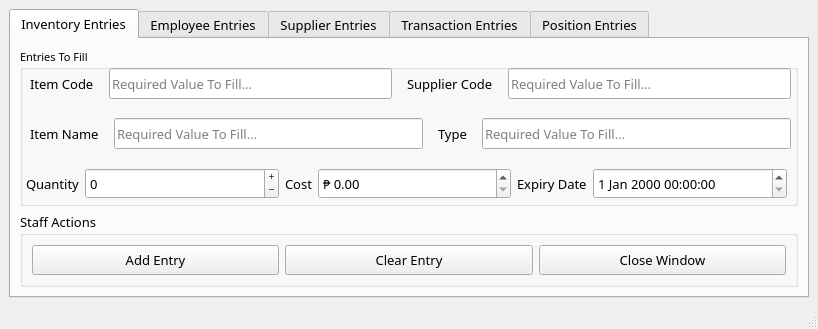
<?xml version="1.0" encoding="UTF-8"?>
<ui version="4.0">
 <class>Route88_Management_Modifier</class>
 <widget class="QMainWindow" name="Route88_Management_Modifier">
  <property name="windowModality">
   <enum>Qt::ApplicationModal</enum>
  </property>
  <property name="geometry">
   <rect>
    <x>0</x>
    <y>0</y>
    <width>818</width>
    <height>329</height>
   </rect>
  </property>
  <property name="minimumSize">
   <size>
    <width>818</width>
    <height>329</height>
   </size>
  </property>
  <property name="maximumSize">
   <size>
    <width>818</width>
    <height>16777215</height>
   </size>
  </property>
  <property name="focusPolicy">
   <enum>Qt::NoFocus</enum>
  </property>
  <property name="windowTitle">
   <string>Route88 System | Management Modifiers |</string>
  </property>
  <property name="windowIcon">
   <iconset>
    <normaloff>IcoDisplay/r_88.ico</normaloff>IcoDisplay/r_88.ico</iconset>
  </property>
  <widget class="QWidget" name="centralwidget">
   <layout class="QHBoxLayout" name="horizontalLayout_2">
    <item>
     <widget class="QTabWidget" name="Tab_SelectionSelectives">
      <property name="enabled">
       <bool>true</bool>
      </property>
      <property name="sizePolicy">
       <sizepolicy hsizetype="Expanding" vsizetype="Ignored">
        <horstretch>0</horstretch>
        <verstretch>0</verstretch>
       </sizepolicy>
      </property>
      <property name="minimumSize">
       <size>
        <width>800</width>
        <height>0</height>
       </size>
      </property>
      <property name="font">
       <font>
        <family>Roboto Mono</family>
        <pointsize>10</pointsize>
       </font>
      </property>
      <property name="currentIndex">
       <number>0</number>
      </property>
      <widget class="QWidget" name="InventoryEntryWindow">
       <attribute name="title">
        <string>Inventory Entries</string>
       </attribute>
       <layout class="QVBoxLayout" name="verticalLayout">
        <item>
         <widget class="QGroupBox" name="groupBox">
          <property name="sizePolicy">
           <sizepolicy hsizetype="Preferred" vsizetype="Minimum">
            <horstretch>0</horstretch>
            <verstretch>0</verstretch>
           </sizepolicy>
          </property>
          <property name="font">
           <font>
            <family>Roboto Mono</family>
            <pointsize>8</pointsize>
           </font>
          </property>
          <property name="title">
           <string>Entries To Fill</string>
          </property>
          <property name="checkable">
           <bool>false</bool>
          </property>
          <widget class="QWidget" name="horizontalLayoutWidget">
           <property name="geometry">
            <rect>
             <x>10</x>
             <y>20</y>
             <width>761</width>
             <height>31</height>
            </rect>
           </property>
           <layout class="QHBoxLayout" name="horizontalLayout_3">
            <property name="spacing">
             <number>15</number>
            </property>
            <item>
             <widget class="QLabel" name="label">
              <property name="sizePolicy">
               <sizepolicy hsizetype="Fixed" vsizetype="Preferred">
                <horstretch>0</horstretch>
                <verstretch>0</verstretch>
               </sizepolicy>
              </property>
              <property name="font">
               <font>
                <family>Roboto Mono</family>
                <pointsize>10</pointsize>
               </font>
              </property>
              <property name="text">
               <string>Item Code</string>
              </property>
             </widget>
            </item>
            <item>
             <widget class="QLineEdit" name="AddEntry_ItemCode">
              <property name="sizePolicy">
               <sizepolicy hsizetype="Preferred" vsizetype="Ignored">
                <horstretch>0</horstretch>
                <verstretch>0</verstretch>
               </sizepolicy>
              </property>
              <property name="font">
               <font>
                <family>Roboto Mono</family>
                <pointsize>10</pointsize>
               </font>
              </property>
              <property name="placeholderText">
               <string>Required Value To Fill...</string>
              </property>
              <property name="clearButtonEnabled">
               <bool>true</bool>
              </property>
             </widget>
            </item>
            <item>
             <widget class="QLabel" name="label_2">
              <property name="sizePolicy">
               <sizepolicy hsizetype="Fixed" vsizetype="Preferred">
                <horstretch>0</horstretch>
                <verstretch>0</verstretch>
               </sizepolicy>
              </property>
              <property name="font">
               <font>
                <family>Roboto Mono</family>
                <pointsize>10</pointsize>
               </font>
              </property>
              <property name="text">
               <string>Supplier Code</string>
              </property>
             </widget>
            </item>
            <item>
             <widget class="QLineEdit" name="AddEntry_SupplierCode">
              <property name="sizePolicy">
               <sizepolicy hsizetype="Preferred" vsizetype="Ignored">
                <horstretch>0</horstretch>
                <verstretch>0</verstretch>
               </sizepolicy>
              </property>
              <property name="font">
               <font>
                <family>Roboto Mono</family>
                <pointsize>10</pointsize>
               </font>
              </property>
              <property name="placeholderText">
               <string>Required Value To Fill...</string>
              </property>
              <property name="clearButtonEnabled">
               <bool>true</bool>
              </property>
             </widget>
            </item>
           </layout>
          </widget>
          <widget class="QWidget" name="horizontalLayoutWidget_2">
           <property name="geometry">
            <rect>
             <x>10</x>
             <y>70</y>
             <width>761</width>
             <height>31</height>
            </rect>
           </property>
           <layout class="QHBoxLayout" name="horizontalLayout_4">
            <property name="spacing">
             <number>15</number>
            </property>
            <item>
             <widget class="QLabel" name="label_3">
              <property name="sizePolicy">
               <sizepolicy hsizetype="Fixed" vsizetype="Preferred">
                <horstretch>0</horstretch>
                <verstretch>0</verstretch>
               </sizepolicy>
              </property>
              <property name="font">
               <font>
                <family>Roboto Mono</family>
                <pointsize>10</pointsize>
               </font>
              </property>
              <property name="text">
               <string>Item Name</string>
              </property>
             </widget>
            </item>
            <item>
             <widget class="QLineEdit" name="AddEntry_ItemName">
              <property name="sizePolicy">
               <sizepolicy hsizetype="Preferred" vsizetype="Ignored">
                <horstretch>0</horstretch>
                <verstretch>0</verstretch>
               </sizepolicy>
              </property>
              <property name="font">
               <font>
                <family>Roboto Mono</family>
                <pointsize>10</pointsize>
               </font>
              </property>
              <property name="placeholderText">
               <string>Required Value To Fill...</string>
              </property>
              <property name="clearButtonEnabled">
               <bool>true</bool>
              </property>
             </widget>
            </item>
            <item>
             <widget class="QLabel" name="label_6">
              <property name="sizePolicy">
               <sizepolicy hsizetype="Fixed" vsizetype="Preferred">
                <horstretch>0</horstretch>
                <verstretch>0</verstretch>
               </sizepolicy>
              </property>
              <property name="font">
               <font>
                <family>Roboto Mono</family>
                <pointsize>10</pointsize>
               </font>
              </property>
              <property name="text">
               <string>Type</string>
              </property>
             </widget>
            </item>
            <item>
             <widget class="QLineEdit" name="AddEntry_ItemType">
              <property name="sizePolicy">
               <sizepolicy hsizetype="Preferred" vsizetype="Ignored">
                <horstretch>0</horstretch>
                <verstretch>0</verstretch>
               </sizepolicy>
              </property>
              <property name="font">
               <font>
                <family>Roboto Mono</family>
                <pointsize>10</pointsize>
               </font>
              </property>
              <property name="placeholderText">
               <string>Required Value To Fill...</string>
              </property>
              <property name="clearButtonEnabled">
               <bool>true</bool>
              </property>
             </widget>
            </item>
           </layout>
          </widget>
          <widget class="QWidget" name="horizontalLayoutWidget_3">
           <property name="geometry">
            <rect>
             <x>6</x>
             <y>120</y>
             <width>761</width>
             <height>31</height>
            </rect>
           </property>
           <layout class="QHBoxLayout" name="horizontalLayout_5">
            <item>
             <widget class="QLabel" name="label_4">
              <property name="sizePolicy">
               <sizepolicy hsizetype="Fixed" vsizetype="Preferred">
                <horstretch>0</horstretch>
                <verstretch>0</verstretch>
               </sizepolicy>
              </property>
              <property name="font">
               <font>
                <family>Roboto Mono</family>
                <pointsize>10</pointsize>
               </font>
              </property>
              <property name="text">
               <string>Quantity</string>
              </property>
             </widget>
            </item>
            <item>
             <widget class="QSpinBox" name="AddEntry_Quantity">
              <property name="sizePolicy">
               <sizepolicy hsizetype="Preferred" vsizetype="Ignored">
                <horstretch>0</horstretch>
                <verstretch>0</verstretch>
               </sizepolicy>
              </property>
              <property name="font">
               <font>
                <family>Roboto Mono</family>
                <pointsize>10</pointsize>
               </font>
              </property>
              <property name="wrapping">
               <bool>true</bool>
              </property>
              <property name="buttonSymbols">
               <enum>QAbstractSpinBox::PlusMinus</enum>
              </property>
              <property name="showGroupSeparator" stdset="0">
               <bool>false</bool>
              </property>
             </widget>
            </item>
            <item>
             <widget class="QLabel" name="label_5">
              <property name="sizePolicy">
               <sizepolicy hsizetype="Fixed" vsizetype="Preferred">
                <horstretch>0</horstretch>
                <verstretch>0</verstretch>
               </sizepolicy>
              </property>
              <property name="font">
               <font>
                <family>Roboto Mono</family>
                <pointsize>10</pointsize>
               </font>
              </property>
              <property name="text">
               <string>Cost</string>
              </property>
             </widget>
            </item>
            <item>
             <widget class="QDoubleSpinBox" name="AddEntry_Cost">
              <property name="sizePolicy">
               <sizepolicy hsizetype="Preferred" vsizetype="Ignored">
                <horstretch>0</horstretch>
                <verstretch>0</verstretch>
               </sizepolicy>
              </property>
              <property name="font">
               <font>
                <family>Roboto Mono</family>
                <pointsize>10</pointsize>
               </font>
              </property>
              <property name="prefix">
               <string>₱ </string>
              </property>
             </widget>
            </item>
            <item>
             <widget class="QLabel" name="label_7">
              <property name="sizePolicy">
               <sizepolicy hsizetype="Fixed" vsizetype="Preferred">
                <horstretch>0</horstretch>
                <verstretch>0</verstretch>
               </sizepolicy>
              </property>
              <property name="font">
               <font>
                <family>Roboto Mono</family>
                <pointsize>10</pointsize>
               </font>
              </property>
              <property name="text">
               <string>Expiry Date</string>
              </property>
             </widget>
            </item>
            <item>
             <widget class="QDateTimeEdit" name="AddEntry_DateExpiry">
              <property name="sizePolicy">
               <sizepolicy hsizetype="Preferred" vsizetype="Ignored">
                <horstretch>0</horstretch>
                <verstretch>0</verstretch>
               </sizepolicy>
              </property>
              <property name="font">
               <font>
                <family>Roboto Mono</family>
                <pointsize>10</pointsize>
               </font>
              </property>
             </widget>
            </item>
           </layout>
          </widget>
         </widget>
        </item>
        <item>
         <widget class="QGroupBox" name="groupBox_2">
          <property name="sizePolicy">
           <sizepolicy hsizetype="Preferred" vsizetype="Fixed">
            <horstretch>0</horstretch>
            <verstretch>0</verstretch>
           </sizepolicy>
          </property>
          <property name="font">
           <font>
            <family>Roboto Mono</family>
            <pointsize>10</pointsize>
           </font>
          </property>
          <property name="title">
           <string>Staff Actions</string>
          </property>
          <layout class="QHBoxLayout" name="horizontalLayout">
           <item>
            <widget class="QPushButton" name="Modifier_AddEntry">
             <property name="sizePolicy">
              <sizepolicy hsizetype="Minimum" vsizetype="Maximum">
               <horstretch>0</horstretch>
               <verstretch>0</verstretch>
              </sizepolicy>
             </property>
             <property name="minimumSize">
              <size>
               <width>0</width>
               <height>30</height>
              </size>
             </property>
             <property name="font">
              <font>
               <family>Roboto Mono</family>
               <pointsize>10</pointsize>
              </font>
             </property>
             <property name="text">
              <string>Add Entry</string>
             </property>
            </widget>
           </item>
           <item>
            <widget class="QPushButton" name="Modifier_ClearEntry">
             <property name="sizePolicy">
              <sizepolicy hsizetype="Minimum" vsizetype="Maximum">
               <horstretch>0</horstretch>
               <verstretch>0</verstretch>
              </sizepolicy>
             </property>
             <property name="minimumSize">
              <size>
               <width>0</width>
               <height>30</height>
              </size>
             </property>
             <property name="font">
              <font>
               <family>Roboto Mono</family>
               <pointsize>10</pointsize>
              </font>
             </property>
             <property name="text">
              <string>Clear Entry</string>
             </property>
            </widget>
           </item>
           <item>
            <widget class="QPushButton" name="Modifier_CloseWindow">
             <property name="sizePolicy">
              <sizepolicy hsizetype="Minimum" vsizetype="Maximum">
               <horstretch>0</horstretch>
               <verstretch>0</verstretch>
              </sizepolicy>
             </property>
             <property name="minimumSize">
              <size>
               <width>0</width>
               <height>30</height>
              </size>
             </property>
             <property name="font">
              <font>
               <family>Roboto Mono</family>
               <pointsize>10</pointsize>
              </font>
             </property>
             <property name="text">
              <string>Close Window</string>
             </property>
            </widget>
           </item>
          </layout>
         </widget>
        </item>
       </layout>
      </widget>
      <widget class="QWidget" name="EmployeeEntryWindow">
       <attribute name="title">
        <string>Employee Entries</string>
       </attribute>
      </widget>
      <widget class="QWidget" name="SupplierEntryWindow">
       <attribute name="title">
        <string>Supplier Entries</string>
       </attribute>
      </widget>
      <widget class="QWidget" name="TransactionEntryWindow">
       <attribute name="title">
        <string>Transaction Entries</string>
       </attribute>
      </widget>
      <widget class="QWidget" name="PositionEntryTable">
       <attribute name="title">
        <string>Position Entries</string>
       </attribute>
      </widget>
     </widget>
    </item>
   </layout>
  </widget>
  <widget class="QStatusBar" name="statusbar"/>
 </widget>
 <resources/>
 <connections/>
</ui>
